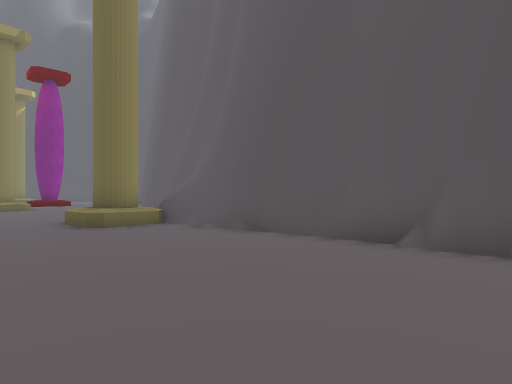
view 1 (above)

20 first-person views from a walk through a scene from a Unity 3-D project. The camera is 1.5 m above the floor, looks level and sees 75° across. The floor is counted in squares, 2 m on a side. Each view is taken from the middle of a square. On the plan, view 1 faces up. The plan holds only what a view shows up to about 11 squares ahead; the rest is blank. The place goes on beyond the plan.

view 2
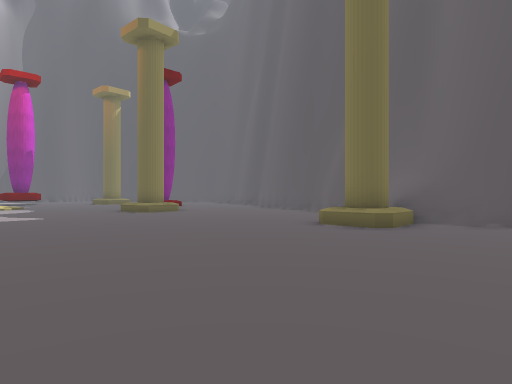

view 3
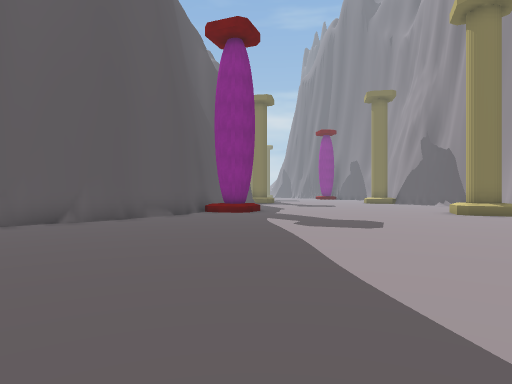

view 4
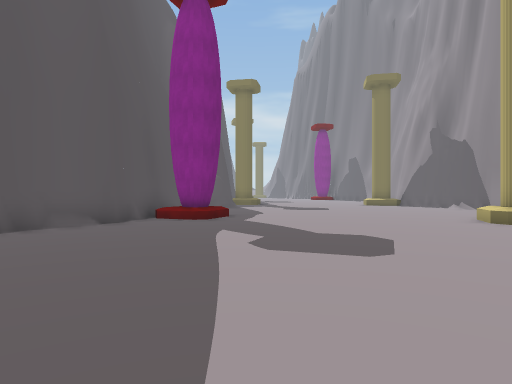

view 5
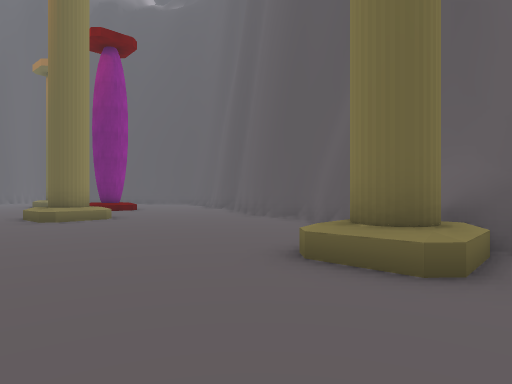

view 6
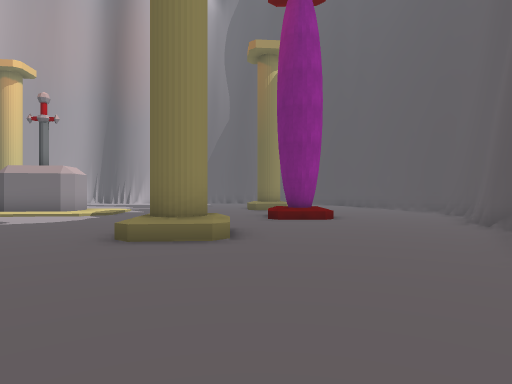

view 7
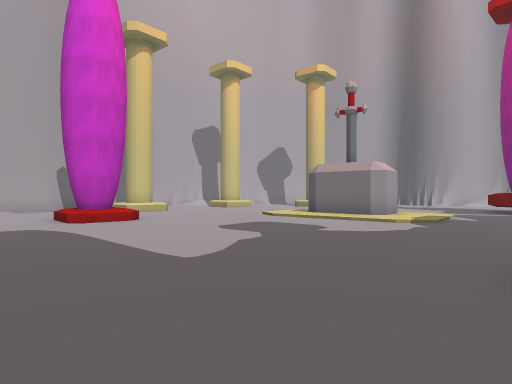

view 8
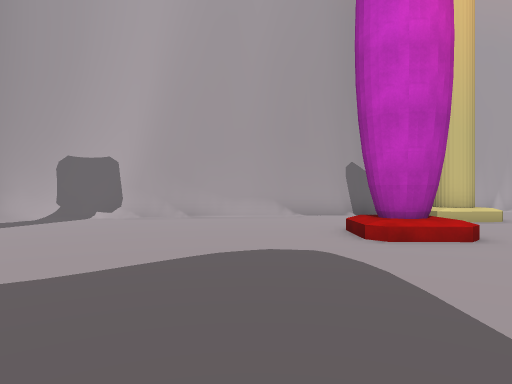

view 9
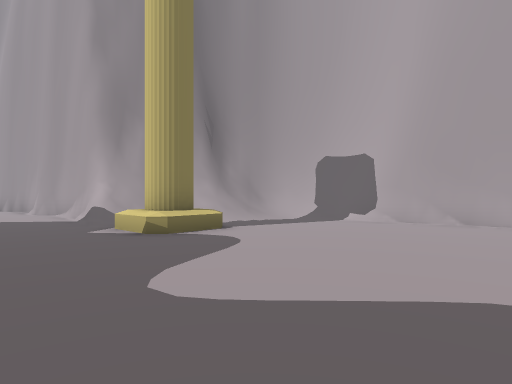

view 10
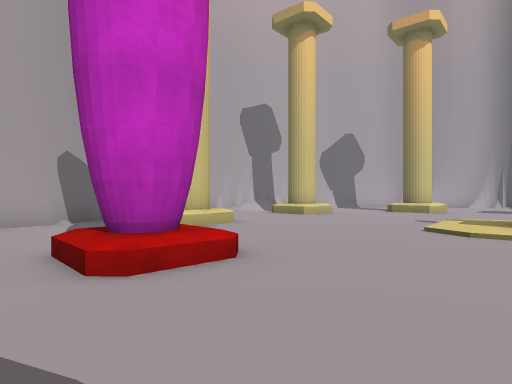

view 11
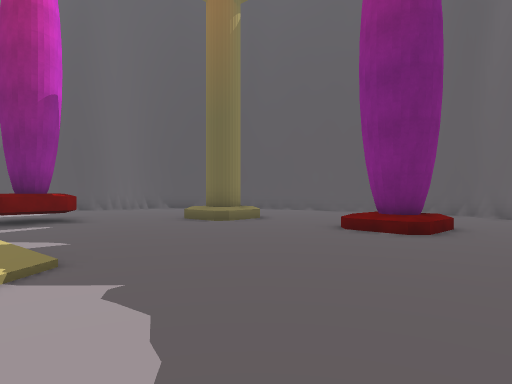

view 12
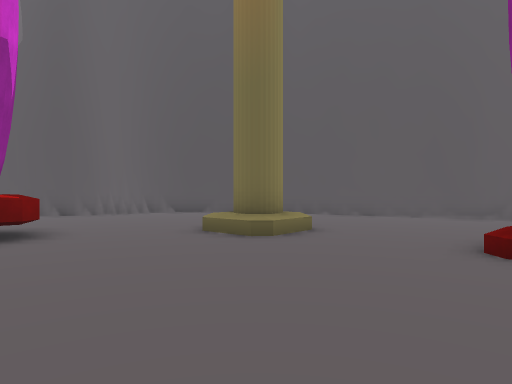

view 13
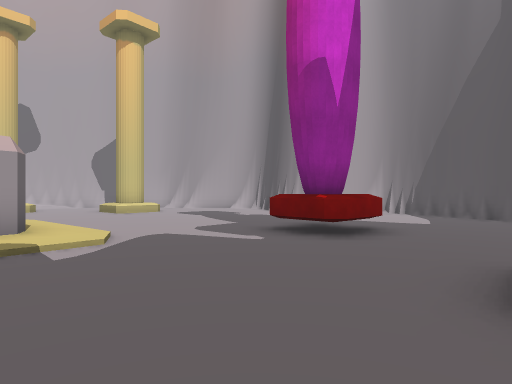

view 14
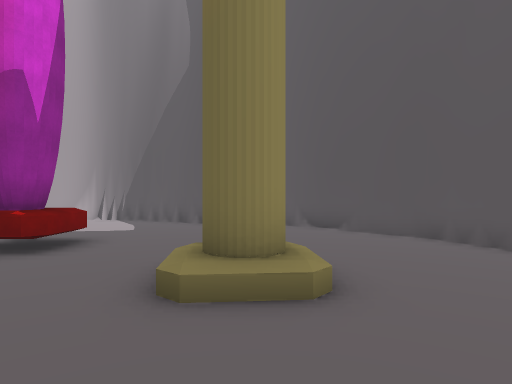

view 15
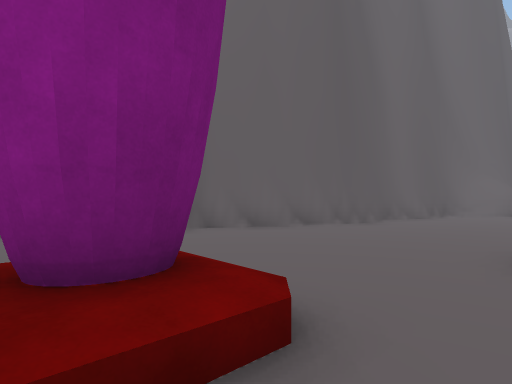

view 16
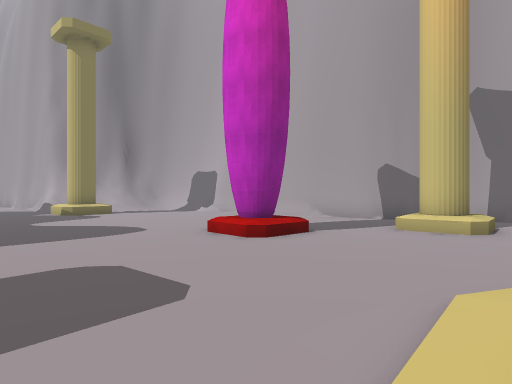

view 17
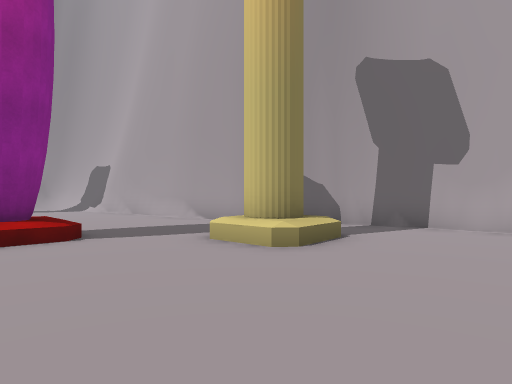

view 18
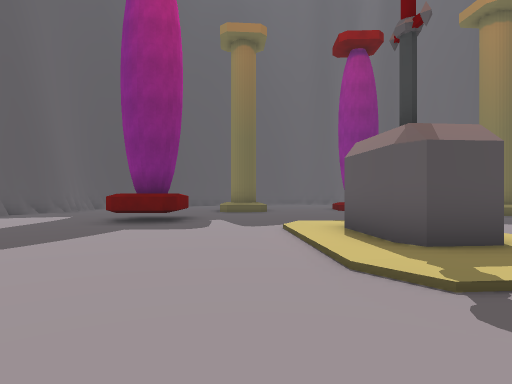

view 19
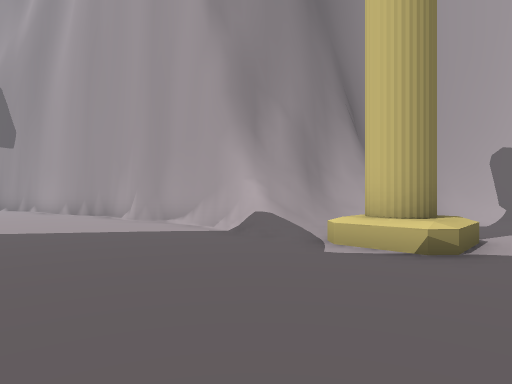

view 20
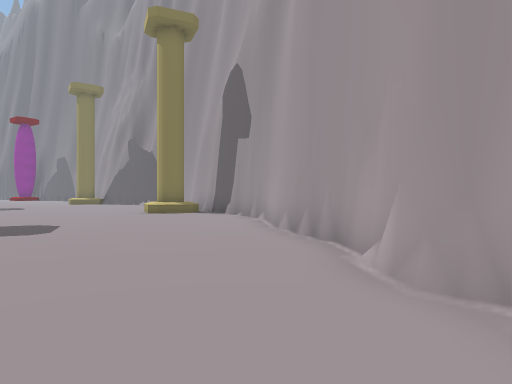

### Floor plan
Key: @ floor where view 1 was taken; # wall or solid block; . main floor; : floor 0.25 m higher than the main floor; / step, stairs or slope; = window, fence, low wall or low ledge; ^ raised ledge.
Columns run from 24 left of view 1 to 8 right of it. Each row starts with its distance up from view 1.
 27      ####
 26     ##..#####
 25  ####.......###
 24 ##............###
 23 ................#
 22  ...............##
 21  .......=#^......#
 20  ...^^..///......##
 19  ...#^............#
 18 ............/#....##
 17 ............./.....#
 16 ....../............#
 15 ...../:/...........##
 14 ..../##:/....//.....##
 13 ...//##:/....^#=.....#
 12 .../:#:/.............##
 11 ..../:/...............#
 10 ......................#
  9 .....................^#
  8 ....................^^##
  7 ......./.............^.###
  6 ..^^../#/................##
  5 ..##../#/.................##
  4 ...........................##
  3 ###.........................####
  2   ###..........................##
  1     ##........^................#
  0      ##......^^^........@......#
 -1       ###..... ==................
 -2         ##..//=###...............
 -3          #########...............
 -4                  ###.............
 -5                    ##............
 -6                     ###..........
 -7                       ##.....^^..

Where each view was taken, in squares from view 1:
view 1: 0 up, 0 right, facing up
view 2: 0 up, 6 left, facing up
view 3: 0 up, 6 left, facing right
view 4: 1 down, 3 left, facing right
view 5: 4 up, 5 left, facing up
view 6: 10 up, 5 left, facing up-left
view 7: 10 up, 8 left, facing left
view 8: 8 up, 11 left, facing down-left
view 9: 7 up, 12 left, facing down
view 10: 7 up, 13 left, facing left
view 11: 11 up, 14 left, facing up
view 12: 14 up, 15 left, facing up
view 13: 18 up, 13 left, facing left
view 14: 18 up, 12 left, facing up-left
view 15: 17 up, 13 left, facing right
view 16: 13 up, 17 left, facing down
view 17: 11 up, 21 left, facing down
view 18: 11 up, 24 left, facing up-right
view 19: 5 up, 8 left, facing down
view 20: 1 down, 6 left, facing down-right
